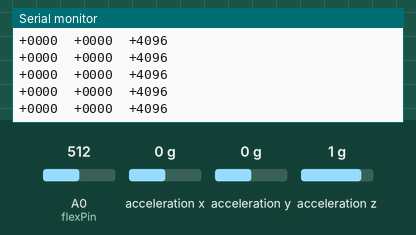
The sketch below on a simulated Arduino Uno, built for the host (arithmetic inside an expression is 32-bit, double 64-bit). Parts: the last lines printed to the serial monitor. The test bench sets the inputs (shaded band); at power-on: A0 (flexPin) = 512, acceleration x 0 g, acceleration y 0 g, acceleration z 1 g.

Above: at 1.2 s.
1.3 s: A0 (flexPin) set to 1010
3.5 s: A0 (flexPin) set to 716
5.0 s: acceleration x set to -1.4 g
At 5.8 s:
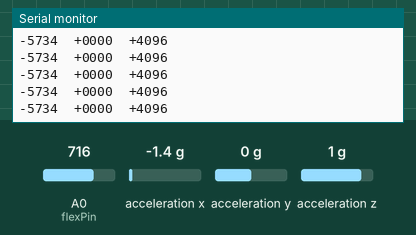
6.5 s: acceleration y set to -1.4 g
At 7.1 s:
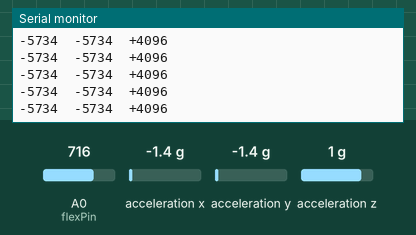
8.0 s: acceleration z set to -1.4 g
At 8.8 s:
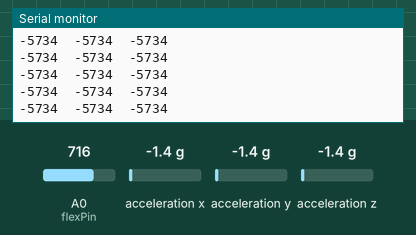

Measured:
- after the input at 5.0 s, the serial monitor: prints a new line at once (image 1)
- after the input at 6.5 s, the serial monitor: prints a new line at once (image 2)
- after the input at 8.0 s, the serial monitor: prints a new line at once (image 3)

The sketch:

A101_IndividualResearch.ino
```cpp
#include <QueueArray.h>
#include "CurieIMU.h"

int ax, ay, az;
QueueArray<char> outputQueue;

void AddToQueue(String s)
{
  for(unsigned int i=0;i<s.length();i++)
  {
    outputQueue.enqueue(s.charAt(i));
  }

}

void PrintQueue()
{
  while(!outputQueue.isEmpty())
  {
      Serial.print(outputQueue.dequeue());
  }

}

String ConvertIntToString(int num)
{
  String buf;
  if(num>=0)
    buf = "+";
  else
    buf = "-";
  if(num<0)
    num += abs(num)*2;
  if(num < 1000 && num > 99)
    buf+="0";
  else if (num < 100 && num > 9)
    buf+="00";
  else if (  num < 10)
    buf+= "000";
  else
     buf+="";

  buf += num;

  return buf;
}

String IMUFrame(int x, int y, int z)
{
    String buf = ConvertIntToString(x) + "\t" + ConvertIntToString(y) + "\t" + ConvertIntToString(z) + "\n";
    return buf;
}


const int flexPin = A0; //pin A0 to read analog input
unsigned long time1;
bool clicks = false;
bool back = false;
bool hold = false;

int value; //save analog value

void setup() {
  Serial.begin(9600);
  while (!Serial);
  outputQueue.setPrinter(Serial);
  //Serial.println(sizeof(String));
  CurieIMU.begin();

  if (!CurieIMU.testConnection()) {
    Serial.println("CurieImu connection failed");
  }

   CurieIMU.attachInterrupt(eventCallback);

  CurieIMU.setAccelerometerRange(8);

  // Reduce threshold to allow detection of weaker taps (>= 750mg)
  CurieIMU.setDetectionThreshold(CURIE_IMU_TAP, 750); // (750mg)

  // Enable Double-Tap detection
  CurieIMU.interrupts(CURIE_IMU_TAP);
}

void loop() {
  CurieIMU.readAccelerometer(ax, ay, az);
  String s = IMUFrame(ax,ay,az);
  AddToQueue(s);


  value = analogRead(flexPin); //Read and save analog value from potentiometer
   //Serial.println(value);
  if(value>1000)
  {
    if(clicks == false && millis()-time1 >200)
    {
      clicks=true;
      time1 = millis();
    }

    else
    {
      if( back && millis()-time1<700)
      {
          clicks = false;
          back = false;
          //Serial.println("Double_Click");
          AddToQueue("DC000000000000000\n");
          time1 = millis();
      }

      if( !back && millis()-time1>700 && hold==false)
      {
          //clicks = false;
          hold=true;
          //Serial.println("Click_Hold");
          AddToQueue("CH000000000000000\n");
      }
    }
  }

  if(clicks && value <940 && hold==false)
  {
      back =true;
  }


  if(clicks && millis()-time1>700 && back )
      {
        clicks=false;
        back = false;
        //Serial.println("Single_Click");
        AddToQueue("SC000000000000000\n");
      }

  if(hold == true && value<940)
      {
          hold = false;
          clicks= false;
          //Serial.println("Hold_Release");
          AddToQueue("HR000000000000000\n");
      }


  PrintQueue();
  /*while(!outputQueue.isEmpty())
  {
      String outputString = outputQueue.dequeue();
      Serial.println(outputString);
  }*/
  /*
  Serial.print(ax);
  Serial.print("\t");
  Serial.print(ay);
  Serial.print("\t");
  Serial.print(az);
  Serial.println();
  */
  delay(10);
}


static void eventCallback()
{
  if (CurieIMU.getInterruptStatus(CURIE_IMU_TAP)) {
      String s ="Tap00000000000000\n";
      for(unsigned int i=0;i<s.length();i++)
      {
        outputQueue.enqueue(s.charAt(i));
      }
  }
}
```
